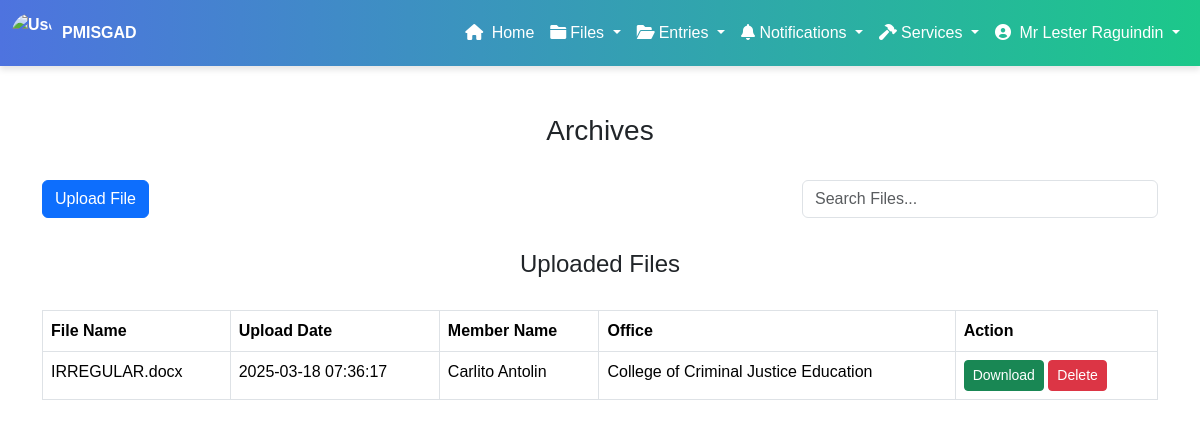
Screenshot of /admin/upload.php (signed in) with the database file from the repository.
### tables this page shows
CREATE TABLE `uploads` (
  `id` int(11) NOT NULL,
  `member_id` int(11) NOT NULL,
  `file_name` varchar(255) NOT NULL,
  `file_path` varchar(255) NOT NULL,
  `upload_date` timestamp NOT NULL DEFAULT current_timestamp(),
  `folder_id` int(11) DEFAULT NULL
);

CREATE TABLE `member` (
  `member_id` int(11) NOT NULL,
  `member_first` varchar(100) DEFAULT NULL,
  `member_last` varchar(100) DEFAULT NULL,
  `member_gender` varchar(100) DEFAULT NULL,
  `username` varchar(50) DEFAULT NULL,
  `password` varchar(50) DEFAULT NULL,
  `office_id` int(11) DEFAULT NULL,
  `salut_id` int(11) DEFAULT NULL,
  `rank_id` int(11) DEFAULT NULL,
  `designation_id` int(11) DEFAULT NULL,
  `failed_attempts` int(11) DEFAULT 0,
  `last_failed_attempt` timestamp NULL DEFAULT NULL,
  `is_suspended` tinyint(1) DEFAULT 0,
  `role` varchar(10) DEFAULT NULL
);

CREATE TABLE `office_name` (
  `office_id` int(11) NOT NULL,
  `office_name` varchar(100) NOT NULL,
  `office_address` varchar(50) NOT NULL
);

### admin/upload.php (the view, shortened to what this page needs)
<?php
include '../components/config.php';
$files_query = "
    SELECT
        u.id,
        u.file_name,
        u.file_path,
        u.upload_date,
        m.member_first,
        m.member_last,
        o.office_name
    FROM
        uploads u
    JOIN
        member m ON u.member_id = m.member_id
    JOIN
        office_name o ON m.office_id = o.office_id
";
$stmt = $con->prepare($files_query);
$stmt->execute();
$files_result = $stmt->get_result();
?>
<!DOCTYPE html>
<html lang="en">
<head>
    <link href="https://cdnjs.cloudflare.com/ajax/libs/font-awesome/6.0.0-beta3/css/all.min.css" rel="stylesheet">
    <link href="https://cdnjs.cloudflare.com/ajax/libs/bootstrap/5.3.2/css/bootstrap.min.css" rel="stylesheet">
    <link rel="stylesheet" href="../styles/styles.css">
    <link rel="stylesheet" href="../styles/hover.css">
    <link rel="stylesheet" href="../styles/darkLight.css">
</head>
<body>
    <?php include '../components/header_admin.php'; ?>
    <div class="container my-5">
        <h3 class="text-center">Archives</h3>
        <div class="row justify-content-between align-items-center" style="margin-top: 2rem;">
            <div class="col-auto">
                <button type="button" class="btn btn-primary" data-bs-toggle="modal" data-bs-target="#uploadModal">
                    Upload File
                </button>
            </div>
            <div class="col-md-4">
                <input type="text" id="searchInput" class="form-control" placeholder="Search Files...">
            </div>
        </div>
        <h4 class="card-title text-center" style="margin-top: 2rem;">Uploaded Files</h4>
        <table class="table table-bordered" style="margin-top: 2rem;">
            <thead>
                <tr>
                    <th>File Name</th>
                    <th>Upload Date</th>
                    <th>Member Name</th>
                    <th>Office</th>
                    <th>Action</th>
                </tr>
            </thead>
            <tbody id="fileTableBody">
                <?php
                if ($files_result && mysqli_num_rows($files_result) > 0) {
                    while ($row = mysqli_fetch_assoc($files_result)) {
                        echo "<tr>";
                        echo "<td>" . htmlspecialchars($row['file_name']) . "</td>";
                        echo "<td>" . htmlspecialchars($row['upload_date']) . "</td>";
                        echo "<td>" . htmlspecialchars($row['member_first'] . ' ' . $row['member_last']) . "</td>";
                        echo "<td>" . htmlspecialchars($row['office_name']) . "</td>";
                        echo "<td>
                                <a href='" . htmlspecialchars($row['file_path']) . "' download class='btn btn-sm btn-success'>Download</a>
                                <form method='POST' style='display:inline;' onsubmit='return confirm(\"Are you sure you want to delete this file?\");'>
                                    <input type='hidden' name='delete_file_id' value='" . $row['id'] . "'>
                                    <input type='hidden' name='delete_file_path' value='" . htmlspecialchars($row['file_path']) . "'>
                                    <button type='submit' name='delete_file' class='btn btn-sm btn-danger'>Delete</button>
                                </form>
                            </td>";
                        echo "</tr>";
                    }
                } else {
                    echo "<tr><td colspan='5'>No files uploaded yet.</td></tr>";
                }
                ?>
            </tbody>
        </table>
    </div>
</body>
</html>

### styles/styles.css (style rules this page uses)
body { font-family: 'Arial', sans-serif; }

### styles/darkLight.css (style rules this page uses)
body, .compliance-card, .p-4, .card { transition: background-color 0.5s ease-in-out, color 0.5s ease-in-out; }

### rows the page displays
uploads: file_name "IRREGULAR.docx", upload_date "2025-03-18 07:36:17", member.member_last "Carlito Antolin", office_name.office_name "College of Criminal Justice Education"

### other values shown
$_SESSION['full_name'] "Mr Lester Raguindin"
